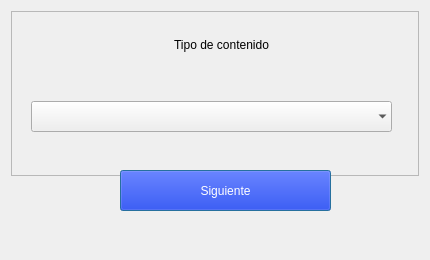
<?xml version="1.0" encoding="UTF-8"?>
<ui version="4.0">
 <class>MainWindow</class>
 <widget class="QDialog" name="MainWindow">
  <property name="geometry">
   <rect>
    <x>0</x>
    <y>0</y>
    <width>430</width>
    <height>260</height>
   </rect>
  </property>
  <property name="windowTitle">
   <string>MainWindow</string>
  </property>
  <property name="styleSheet">
   <string notr="true"/>
  </property>
  <widget class="QWidget" name="centralwidget" native="true">
   <property name="geometry">
    <rect>
     <x>0</x>
     <y>0</y>
     <width>430</width>
     <height>222</height>
    </rect>
   </property>
   <widget class="QFrame" name="frame">
    <property name="geometry">
     <rect>
      <x>11</x>
      <y>11</y>
      <width>408</width>
      <height>165</height>
     </rect>
    </property>
    <property name="baseSize">
     <size>
      <width>30</width>
      <height>20</height>
     </size>
    </property>
    <property name="frameShape">
     <enum>QFrame::StyledPanel</enum>
    </property>
    <property name="frameShadow">
     <enum>QFrame::Raised</enum>
    </property>
    <widget class="QFrame" name="frame_2">
     <property name="geometry">
      <rect>
       <x>0</x>
       <y>0</y>
       <width>411</width>
       <height>241</height>
      </rect>
     </property>
     <property name="styleSheet">
      <string notr="true"/>
     </property>
     <property name="frameShape">
      <enum>QFrame::StyledPanel</enum>
     </property>
     <property name="frameShadow">
      <enum>QFrame::Raised</enum>
     </property>
     <widget class="QLabel" name="label">
      <property name="geometry">
       <rect>
        <x>120</x>
        <y>20</y>
        <width>181</width>
        <height>28</height>
       </rect>
      </property>
      <property name="styleSheet">
       <string notr="true">color: rgb(0, 0, 0);
font: 14pt &quot;MS Shell Dlg 2&quot;;</string>
      </property>
      <property name="text">
       <string>Tipo de contenido</string>
      </property>
      <property name="alignment">
       <set>Qt::AlignCenter</set>
      </property>
     </widget>
     <widget class="QComboBox" name="combo_type_content">
      <property name="geometry">
       <rect>
        <x>20</x>
        <y>90</y>
        <width>361</width>
        <height>31</height>
       </rect>
      </property>
      <property name="baseSize">
       <size>
        <width>30</width>
        <height>150</height>
       </size>
      </property>
      <property name="font">
       <font>
        <pointsize>11</pointsize>
       </font>
      </property>
      <property name="styleSheet">
       <string notr="true">
border-color: rgb(0, 0, 0);</string>
      </property>
      <property name="editable">
       <bool>false</bool>
      </property>
      <property name="iconSize">
       <size>
        <width>30</width>
        <height>20</height>
       </size>
      </property>
      <property name="frame">
       <bool>false</bool>
      </property>
     </widget>
    </widget>
   </widget>
   <widget class="QPushButton" name="button_next">
    <property name="geometry">
     <rect>
      <x>120</x>
      <y>170</y>
      <width>211</width>
      <height>41</height>
     </rect>
    </property>
    <property name="cursor">
     <cursorShape>PointingHandCursor</cursorShape>
    </property>
    <property name="styleSheet">
     <string notr="true">font: 10pt &quot;MS Shell Dlg 2&quot;;
color: rgb(255, 255, 255);
background-color: rgb(0, 30, 210);</string>
    </property>
    <property name="text">
     <string>Siguiente</string>
    </property>
   </widget>
  </widget>
 </widget>
 <resources/>
 <connections/>
</ui>
